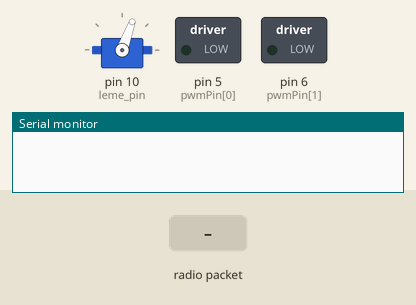
Recording of a sketch running on a simulated Arduino Uno, built with avr-gcc and run on an emulated ATmega328P. On the bench: servo, switched loads named in the sketch (green lamp = pin HIGH), the last lines printed to the serial monitor. The test bench sets the inputs (shaded band). No radio packets arrive unless stated.

Above: at 1.2 s.
1.3 s: radio packet "k" arrives
At 2.7 s:
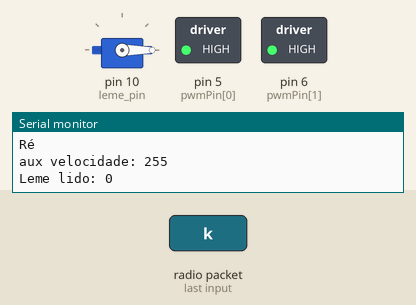
Timing chart, 0 to 4.3 s (numbered marks = the images above; inputs shaded):
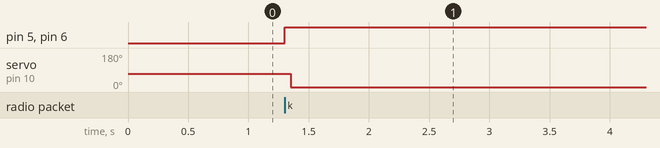

The sketch:

teste_transmissor.ino
```cpp
/*************************** Marlon Nardi ******************************
  Projeto: Programação do Controle Handler V1.0
  Vídeo ensinando a montar: https://www.marlonnardi.com/p/construa-seu-proprio-robo-esteira_23.html
  Loja: https://www.lojamarlonnardi.com/
  Site: https://www.marlonnardi.com/
  Youtube: https://www.youtube.com/marlonnardiw
  Facebook: https://www.facebook.com/professormarlonnardi
************************************************************************/

/******************* Programação do Controle Handler V1.0 ***************/

//======================= Incluindo bilbiotecas ==============================//
#include <SPI.h>
#include <RF24.h>
#include <Wire.h>
#include <QMC5883LCompass.h>
#include <Servo.h>

#define leme_pin 10
//========================= Criando objetos =================================//
RF24 Radio(2, 3); // CE, CSN // Instancia/cria o objeto Radio para que possamos trabalhar com ele. Também temos que informar os pinos do Arduino conectados ao CE e ao CSN do NRF24L01.
QMC5883LCompass bussola;
Servo leme;

//==================== Nomeando as constantes ==============================//
//MONSTER MOTOR SHIELD
#define BRAKEVCC 0
#define CW  1
#define CCW 2
#define BRAKEGND 3

#define MOTOR_A 0
#define MOTOR_B 1
const uint8_t PWM_MAX = 255;
const uint8_t PWM_HALF = PWM_MAX / 2;
const int currentSensingThreshhold = 100;
const int inAPin[2] = {7, 4};
const int inBPin[2] = {8, 9};
const int pwmPin[2] = {5, 6};
const int enPin[2] = {0, 1};
const int csPin[2] = {2, 3};
const int statPin = 13;

//=================== Criando uma estrutura/pacote de dados para a transmissão e recepção de informação através de dois Pipes =======================//
struct EstruturaDadosTXRX
{
  float ang = 0.0;
  float precisao = 0.0;
  char confirm = 'O';
  int srv_ang = 70;
  int analog_x = 0;
  int analog_y = 0;
};

typedef struct EstruturaDadosTXRX TipoDosDadosTXRX;
TipoDosDadosTXRX DadosTransmitidos;
TipoDosDadosTXRX DadosRecebidos;

//=================== Declaração de variáveis globáis =======================//
int i, leme_ang; //Variável para contagem
float graus; //Variável para armazenar o valor aferido
float precisao;
int x = 0, y = 0, z = 0;

//=================== Declaração da variável global somente de leitura para armazenas os endereço de leitura e escrita =======================//
                    //Endereço: 0         1
const byte Enderecos[][6] = {"00001", "00002"}; //Criamos um vetor constante do tipo Byte que terá duas posições, pois precisamos de um endereço para escrever e outro para ler. Apesar do
//endereço ter somete 5 números, declaramos 6 para que o comppilador adicione o caracter null \0 automaticamente.

//====================================== METODOS MOTOR MONSTER SHIELD ==============================================//
void motorSetup()
{
  //pinMode(statPin, OUTPUT);

  // Initialize digital pins as outputs
  for (int i = 0; i < 2; i++)
  {
    pinMode(inAPin[i], OUTPUT);
    pinMode(inBPin[i], OUTPUT);
    pinMode(pwmPin[i], OUTPUT);
  }
  // Initialize with brake applied
  for (int i = 0; i < 2; i++)
  {
    digitalWrite(inAPin[i], LOW);
    digitalWrite(inBPin[i], LOW);
  }
}

void motorOff(uint8_t motor)
{
  // Initialize brake to Vcc
  for (int i = 0; i < 2; i++)
  {
    digitalWrite(inAPin[i], LOW);
    digitalWrite(inBPin[i], LOW);
  }
  analogWrite(pwmPin[motor], 0);
}
void motorGo(uint8_t motor, uint8_t mode, uint8_t speed)
{

  if (motor == MOTOR_A || motor == MOTOR_B)
  {
    switch (mode)
    {
    case BRAKEVCC: // Brake to VCC
      digitalWrite(inAPin[motor], HIGH);
      digitalWrite(inBPin[motor], HIGH);
      break;
    case CW: // Turn Clockwise
      digitalWrite(inAPin[motor], HIGH);
      digitalWrite(inBPin[motor], LOW);
      break;
    case CCW: // Turn Counter-Clockwise
      digitalWrite(inAPin[motor], LOW);
      digitalWrite(inBPin[motor], HIGH);
      break;
    case BRAKEGND: // Brake to GND
      digitalWrite(inAPin[motor], LOW);
      digitalWrite(inBPin[motor], LOW);
      break;

    default:
      // Invalid mode does not change the PWM signal
      return;
    }
    analogWrite(pwmPin[motor], speed);
  }
  return;
}

void setup() {
  //==================== Declaração de entradas e saídas ========================//

  //================== Configurações iniciais do NRF24L01 ======================//
  Radio.begin();// Inicia o transceptor NRF24L01
  Wire.begin();
  leme.attach(leme_pin);
  leme.write(70);
  Serial.begin(9600);
  Radio.openWritingPipe(Enderecos[1]); // Informamos para o transceptor qual é o endereço de escrita Enderecos[1] ou 00002 e abrimos o Pipe/Tubo.
  Radio.openReadingPipe(1, Enderecos[0]); // Informamos para o transceptor qual é o endereço de leitura Enderecos[0] ou 00001 e abrimos o Pipe/Tubo. Esse primeiro parâmentro, o número 1,
  //define o número do Pipe. Podemos utilizar 6 Pipes, de 0 à 5.
  Radio.setPALevel(RF24_PA_MAX);// Muda o PA para potência máxima de transmissão. Para potência minima: RF24_PA_MIN Para potência média: RF24_PA_HIGH Para potência máxima (recomendado para o módulo com etapa amplificadora e antena): RF24_PA_MAX
  Radio.setDataRate(RF24_250KBPS); // Mudamos a taxa de trasnferência de dados para 250 Kbps, isso melhora a distância na transmissão.
}


void loop() {
  delay(5);// Tempo para não haver perca de dados
  //========================= Trasmitindo os dados ===========================//
  DadosTransmitidos.ang = graus;
  DadosTransmitidos.precisao = precisao;
  DadosTransmitidos.confirm = 'o';
  DadosTransmitidos.srv_ang = leme_ang;

  Radio.stopListening(); // Comando para o rádio parar de ouvir, dessa forma ele fala ou transmite.
  Radio.write(&DadosTransmitidos, sizeof(TipoDosDadosTXRX));// Transmite/escreve os dados para o outro rádio. DadosTransmitidos = Informação que queremos enviar. TipoDosDadosTXRX: Tamanho dessa variável.


  //========================= Recebendo os dados ===========================//
  delay(5);// Tempo para não haver perca de dados.

  Radio.startListening(); // Comando para o rádio começar ouvir, dessa forma ele escuta ou recebe.

  while (!Radio.available()); //Fica em looping até receber a informação.
  Radio.read(&DadosRecebidos, sizeof(TipoDosDadosTXRX)); // Lê a informação transmitida pelo Robô.

  if (DadosRecebidos.confirm == 'k') {// Se DadosRecebidos.SensorRadiacaoGama que foi transmitido pelo robô for igual a HIGH.
    Serial.println("OK, dados recebidos");
  }
  else {// Se não
    Serial.println("Falha");
  }
  if (DadosRecebidos.analog_x < 500){ //ré
      Serial.println("Ré");
      int aux_vel = map(DadosRecebidos.analog_x, 500, 0, 0, 255);
      Serial.print("aux velocidade: ");
      Serial.println(aux_vel);
      motorGo(MOTOR_A, CCW, aux_vel);
      motorGo(MOTOR_B, CCW, aux_vel);
      delay(50);
  }
  else if (DadosRecebidos.analog_x > 510){
      Serial.println("Frente");
      int aux_vel = map(DadosRecebidos.analog_x, 510, 1023, 0, 255);
      Serial.print("aux velocidade: ");
      Serial.println(aux_vel);
      motorGo(MOTOR_A, CW, aux_vel);
      motorGo(MOTOR_B, CW, aux_vel);
      delay(50);
  }
  else{
      Serial.println("Parado");
      motorOff(MOTOR_A);
      motorOff(MOTOR_B);
      delay(50);
  }

  //leme.write(DadosRecebidos.analog_y);
  leme_ang = DadosRecebidos.srv_ang;
  leme.write(leme_ang);
  Serial.print("Leme lido: ");
  Serial.println(leme_ang);
  delay(50);
}
```

Measured:
- after the input at 1.3 s, pin 5 (pwmPin[0]), pin 6 (pwmPin[1]): LOW → HIGH at once; servo on pin 10 (leme_pin): 70° → 0° after 0.05 s
